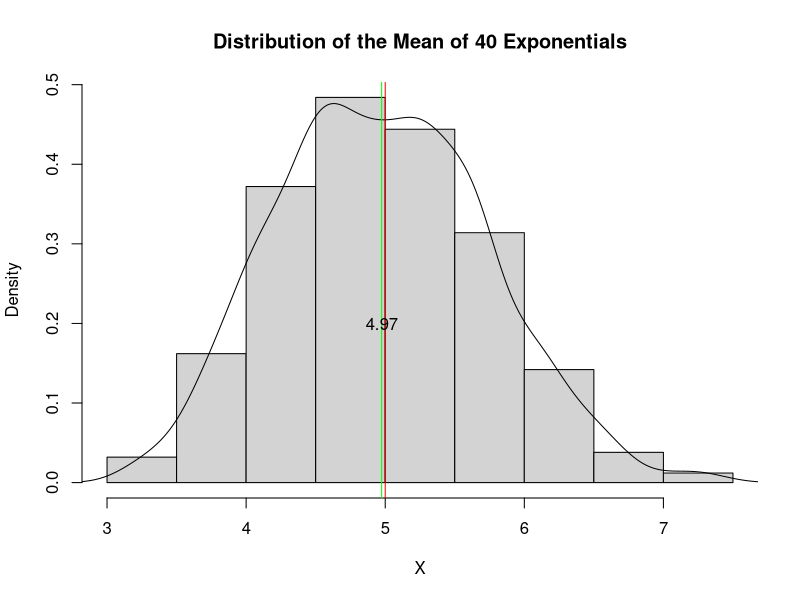
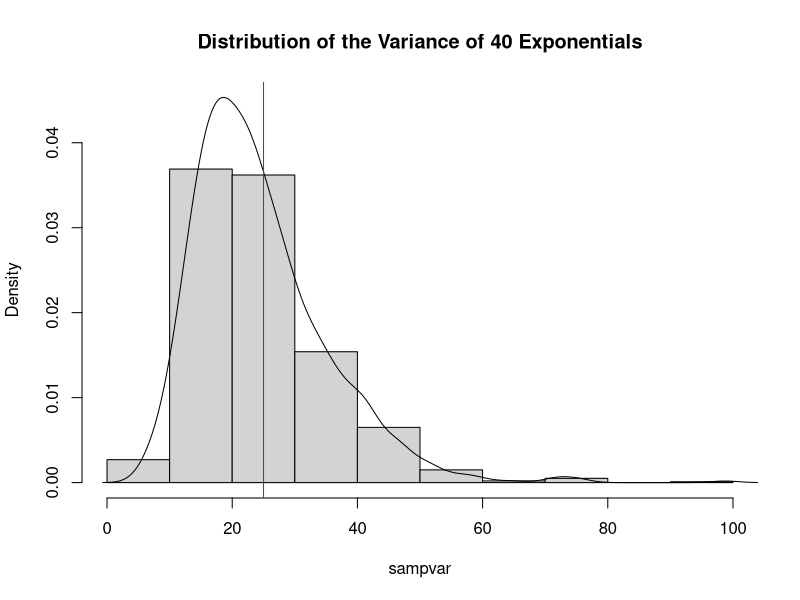
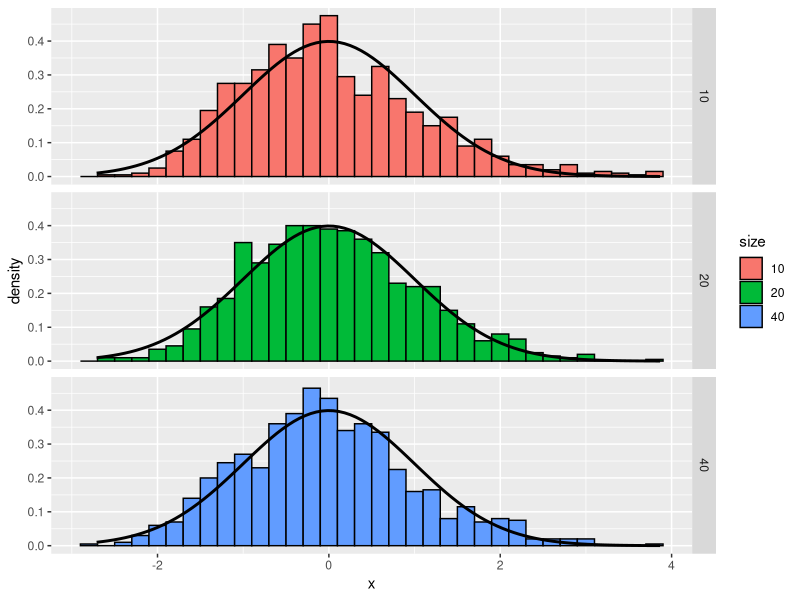

The R script that drew these images, in order:
## ---- chunk 1
set.seed(1234)

lambda = 0.2
expdf <- data.frame(replicate(1000, rexp(40, lambda)))
## ---- chunk 2

numofsims = 1000
mns = apply(expdf, 2, mean)  # Take mean value of each of the 40 samples

samplemean = mean(mns)  # Average of the 1000 means

hist(mns, freq = FALSE, main = "Distribution of the Mean of 40 Exponentials",
     xlab = "X")
lines(density(mns))  # Add smoothed curve on top of histogram
abline(v = samplemean, col = "green")  # Add vertical line for sample mean
abline(v = 1/lambda, col = "red")  # Add vertical line for theoretical mean
text(x = samplemean, y = 0.2, labels = round(samplemean,2))
## ---- chunk 3
sampvar = var(mns)
print(sampvar)
sampvar = NULL
for (i in 1:numofsims)
    sampvar = c(sampvar, var(rexp(40, lambda)))

ylimits = range(density(sampvar)$y)
hist(sampvar, freq = FALSE, main = "Distribution of the Variance of 40 Exponentials", ylim = ylimits)
lines(density(sampvar))
abline(v = 1/lambda^2, col = "red")
## ---- chunk 4
library(ggplot2)
nosim <- 1000
cfunc <- function(x, n) sqrt(n) * (mean(x) - 5) / 5
dat <- data.frame(
  x = c(apply(matrix(rexp(nosim * 10, lambda), nosim), 1, cfunc, 10),
        apply(matrix(rexp(nosim * 20, lambda), nosim), 1, cfunc, 20),
        apply(matrix(rexp(nosim * 40, lambda), nosim), 1, cfunc, 40)
        ),
  size = factor(rep(c(10, 20, 40), rep(nosim, 3))))
g <- ggplot(dat, aes(x = x, fill = size)) + geom_histogram(colour = "black", binwidth = 0.2, aes(y = ..density..)) 
g <- g + stat_function(fun = dnorm, size = 1)
g + facet_grid(size ~ .)
